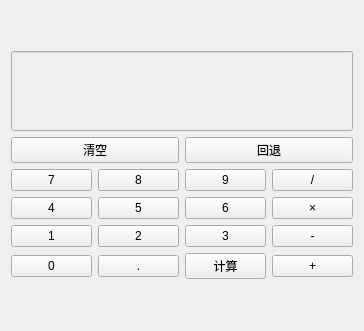
<?xml version="1.0" encoding="UTF-8"?>
<ui version="4.0">
 <class>Form</class>
 <widget class="QWidget" name="Form">
  <property name="geometry">
   <rect>
    <x>0</x>
    <y>0</y>
    <width>364</width>
    <height>331</height>
   </rect>
  </property>
  <property name="windowTitle">
   <string>Form</string>
  </property>
  <layout class="QVBoxLayout" name="verticalLayout_2">
   <item>
    <layout class="QVBoxLayout" name="verticalLayout">
     <item>
      <widget class="QLineEdit" name="lineEdit">
       <property name="enabled">
        <bool>false</bool>
       </property>
       <property name="minimumSize">
        <size>
         <width>0</width>
         <height>80</height>
        </size>
       </property>
      </widget>
     </item>
     <item>
      <layout class="QHBoxLayout" name="horizontalLayout_8">
       <item>
        <widget class="QPushButton" name="pushButton_clear">
         <property name="text">
          <string>清空</string>
         </property>
        </widget>
       </item>
       <item>
        <widget class="QPushButton" name="pushButton_back">
         <property name="text">
          <string>回退</string>
         </property>
        </widget>
       </item>
      </layout>
     </item>
     <item>
      <layout class="QHBoxLayout" name="horizontalLayout_7">
       <item>
        <widget class="QPushButton" name="pushButton_7">
         <property name="text">
          <string>7</string>
         </property>
        </widget>
       </item>
       <item>
        <widget class="QPushButton" name="pushButton_8">
         <property name="text">
          <string>8</string>
         </property>
        </widget>
       </item>
       <item>
        <widget class="QPushButton" name="pushButton_9">
         <property name="text">
          <string>9</string>
         </property>
        </widget>
       </item>
       <item>
        <widget class="QPushButton" name="pushButton_div">
         <property name="text">
          <string>/</string>
         </property>
        </widget>
       </item>
      </layout>
     </item>
     <item>
      <layout class="QHBoxLayout" name="horizontalLayout_6">
       <item>
        <widget class="QPushButton" name="pushButton_4">
         <property name="text">
          <string>4</string>
         </property>
        </widget>
       </item>
       <item>
        <widget class="QPushButton" name="pushButton_5">
         <property name="text">
          <string>5</string>
         </property>
        </widget>
       </item>
       <item>
        <widget class="QPushButton" name="pushButton_6">
         <property name="text">
          <string>6</string>
         </property>
        </widget>
       </item>
       <item>
        <widget class="QPushButton" name="pushButton_mul">
         <property name="text">
          <string>×</string>
         </property>
        </widget>
       </item>
      </layout>
     </item>
     <item>
      <layout class="QHBoxLayout" name="horizontalLayout_5">
       <item>
        <widget class="QPushButton" name="pushButton_1">
         <property name="text">
          <string>1</string>
         </property>
        </widget>
       </item>
       <item>
        <widget class="QPushButton" name="pushButton_2">
         <property name="text">
          <string>2</string>
         </property>
        </widget>
       </item>
       <item>
        <widget class="QPushButton" name="pushButton_3">
         <property name="text">
          <string>3</string>
         </property>
        </widget>
       </item>
       <item>
        <widget class="QPushButton" name="pushButton_sub">
         <property name="text">
          <string>-</string>
         </property>
        </widget>
       </item>
      </layout>
     </item>
     <item>
      <layout class="QHBoxLayout" name="horizontalLayout">
       <item>
        <widget class="QPushButton" name="pushButton_0">
         <property name="text">
          <string>0</string>
         </property>
        </widget>
       </item>
       <item>
        <widget class="QPushButton" name="pushButton_dot">
         <property name="text">
          <string>.</string>
         </property>
        </widget>
       </item>
       <item>
        <widget class="QPushButton" name="pushButton_cal">
         <property name="text">
          <string>计算</string>
         </property>
        </widget>
       </item>
       <item>
        <widget class="QPushButton" name="pushButton_add">
         <property name="text">
          <string>+</string>
         </property>
        </widget>
       </item>
      </layout>
     </item>
    </layout>
   </item>
  </layout>
 </widget>
 <resources/>
 <connections/>
</ui>
